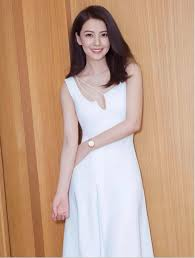
#> input picture Opencv301/03_OPENCVDE_GORUNTU_ISLEME/12_IMAGE_CONTOURS/yuan_test.jpg, 195 x 258 px
$ python image_contours.py
#> lines starting #> are read from the running program, lines starting #| are printed output that depends on the picture; after the words box and inside, x2 and y2 are one past the last pixel; in counts of white or black regions, pixels touching at a corner belong together
#> further down, src is the input picture: shape (258, 195, 3); mean B, G, R 141.4, 162.9, 195.6
# görüntü konturları

import cv2 as cv


def threshold_demo(image):
    dst = cv.GaussianBlur(image, (3, 3), 0)
    gray = cv.cvtColor(dst, cv.COLOR_BGR2GRAY)
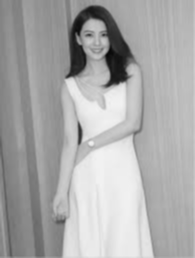
#> gray: shape (258, 195); min 7, max 242, mean 170.2
    ret, binary = cv.threshold(gray, 0, 255, cv.THRESH_OTSU | cv.THRESH_BINARY)
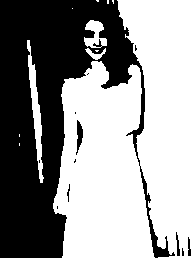
#> binary: shape (258, 195); 58.8% white; 12 black regions (7 under 20 px), largest, box (x1, y1, x2, y2) and area: (0, 0, 175, 258) 20462, (76, 120, 83, 155) 133, (176, 232, 180, 256) 52, (188, 237, 191, 256) 42, (67, 184, 70, 202) 24
#> ret = 164
    cv.imshow("binary", binary)
    return binary

def canny_demo(image):
    t=100
    canny_output = cv.Canny(image, t, t*2)
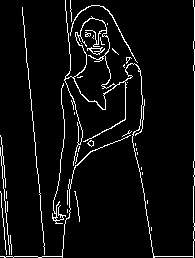
#> canny_output: shape (258, 195); 5.4% white in thin lines or dots
    cv.imshow("canny_output", canny_output)
    return canny_output

src = cv.imread("yuan_test.jpg")
cv.namedWindow("input", cv.WINDOW_AUTOSIZE)
cv.imshow("input", src)
cv.waitKey(0)

binary = threshold_demo(src)

canny = canny_demo(src)

contours, hierarchy = cv.findContours(canny,cv.RETR_TREE,cv.CHAIN_APPROX_SIMPLE)
#> contours = 49 contours, 41 with area under 20; largest, box (x1, y1, x2, y2) and area: (64, 0, 195, 258) 2250, (73, 18, 116, 110) 2101, (87, 47, 105, 55) 57, (90, 48, 101, 55) 43, (70, 5, 138, 63) 40, (0, 135, 131, 258) 34, (52, 83, 66, 224) 24, (87, 140, 94, 147) 23

for c in range(len(contours)):
    cv.drawContours(src, contours,c, (0,0,255),2, 8)
#> this loop made 49 passes
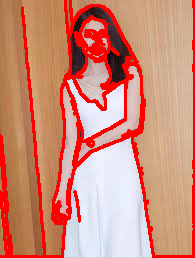
#> src: shape (258, 195, 3); 16.06% of pixels changed, all inside (x1, y1, x2, y2) = (0, 0, 195, 258)

cv.imshow("contours", src)
cv.waitKey(0)
cv.destroyAllWindows()
